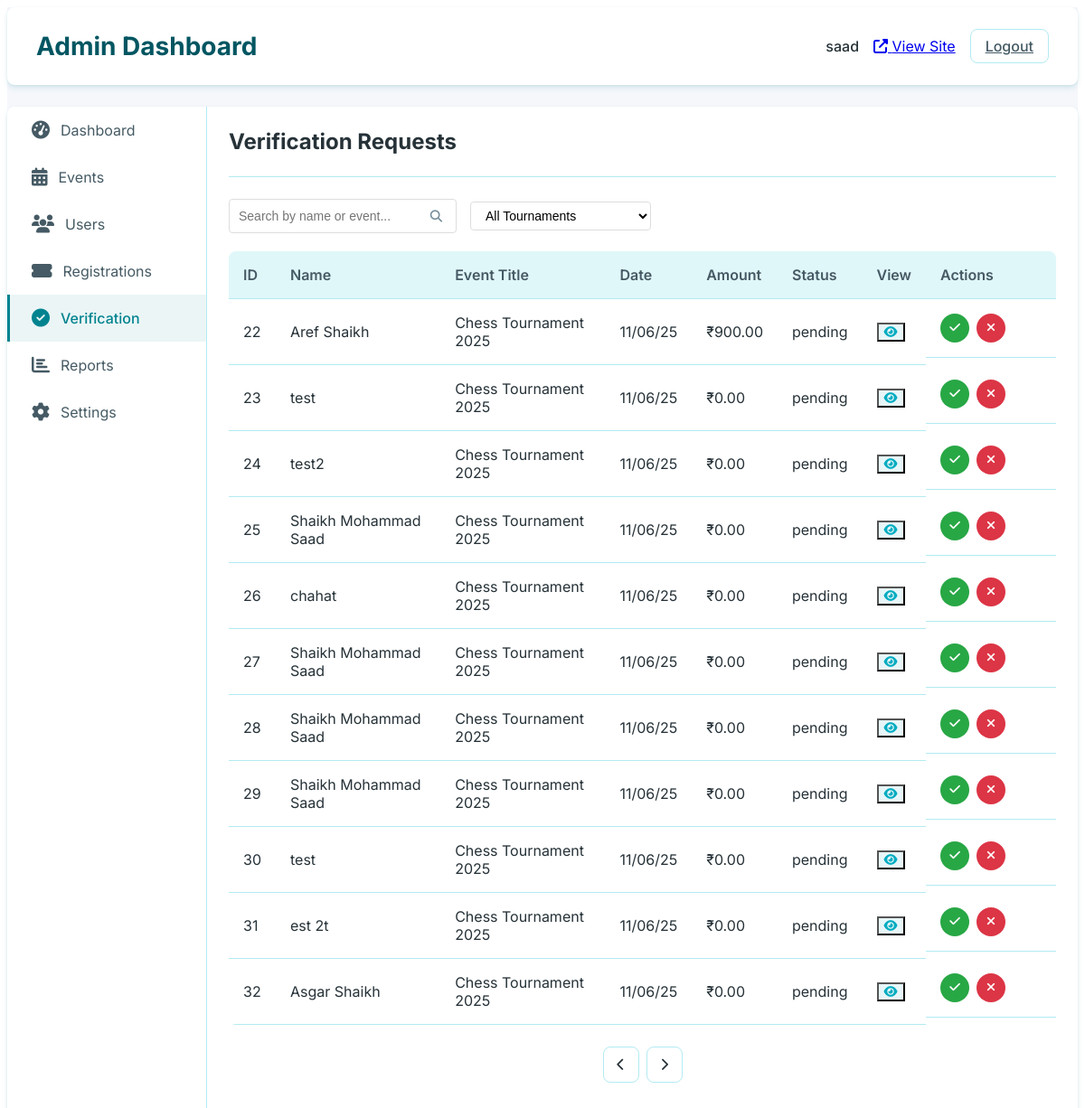
The page /superadmin/dashboard/verification/ (signed in) on the database as committed earlier.
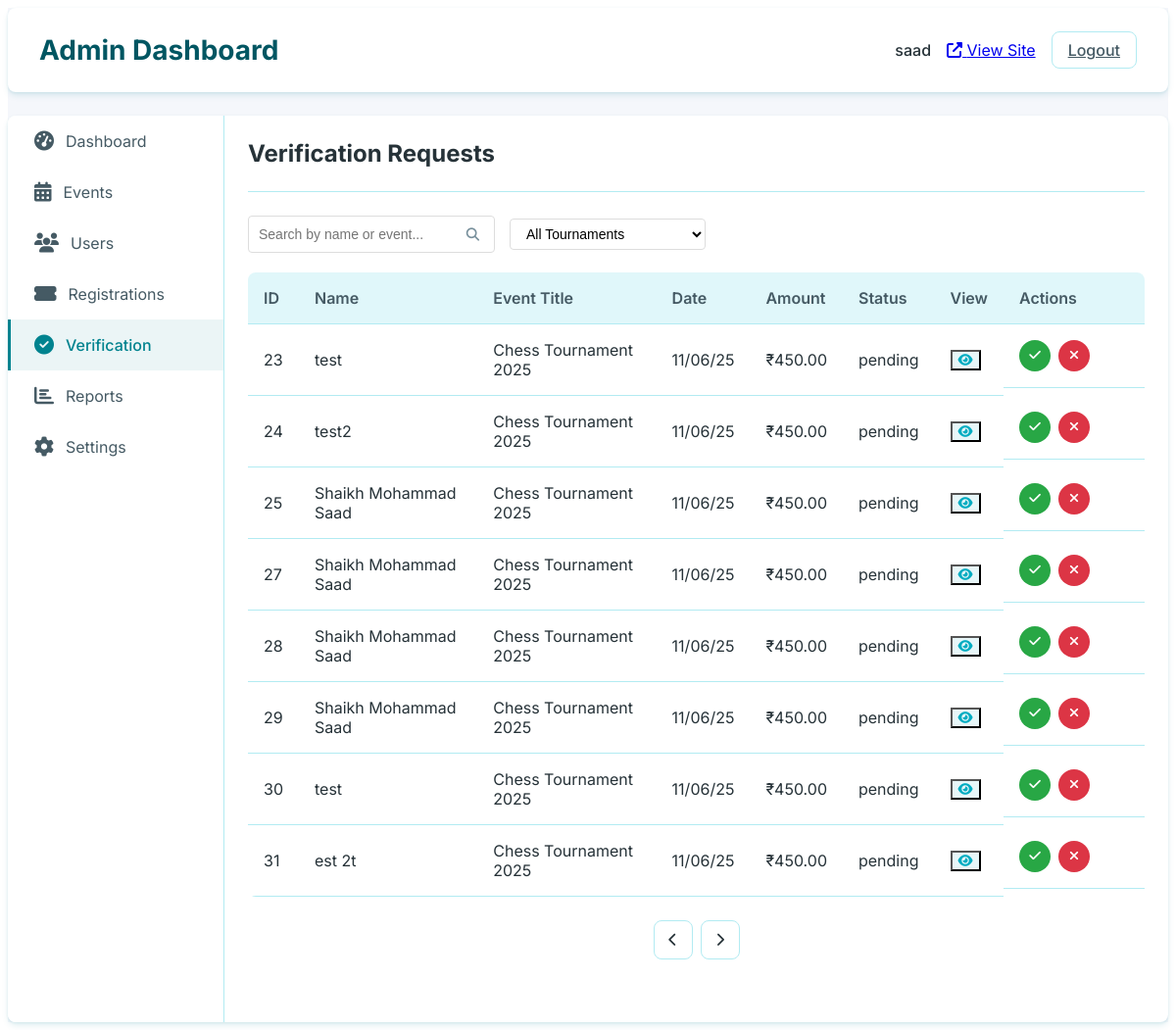
The same page on the database as committed later.
### app/models.py (models this page shows, shortened)
class Participant(models.Model):
    STATUS_CHOICES = [
        ('registered', 'Registered'),
        ('confirmed', 'Confirmed'),
        ('checked_in', 'Checked In'),
        ('eliminated', 'Eliminated'),
        ('winner', 'Winner'),
        ('disqualified', 'Disqualified'),
        ('rejected', 'Rejected')
    ]
    tournament = models.ForeignKey(Tournament, on_delete=models.CASCADE, related_name='tournament')
    registration_id = models.UUIDField(default=uuid.uuid4, editable=False, unique=True)
    full_name = models.CharField(max_length=200)
    address = models.CharField(max_length=300, null=True, blank=True)
    email = models.EmailField(blank=True, null=True, unique=False, help_text="Email address for updates and notifications")
    phone = models.CharField(max_length=20)
    wp = models.CharField(max_length=10, blank=True, help_text="WhatsApp number for updates")
    age = models.IntegerField()
    gender = models.CharField(max_length=10, choices=[('male', 'Male'), ('female', 'Female'), ('other', 'Other')])
    registration_date = models.DateTimeField(auto_now_add=True)
    status = models.CharField(max_length=20, choices=STATUS_CHOICES, default='registered')
    check_in_time = models.DateTimeField(null=True, blank=True)
    special_requirements = models.TextField(blank=True)
    notes = models.TextField(blank=True)
    transaction = models.OneToOneField(Transaction, on_delete=models.CASCADE, related_name='participant')
    optinWhatsapp = models.BooleanField(default=True)
    class Meta:
        unique_together = ['tournament', 'email']

class Tournament(models.Model):
    STATUS_CHOICES = [
        ('draft', 'Draft'),
        ('published', 'Published'),
        ('ongoing', 'Ongoing'),
        ('completed', 'Completed'),
        ('cancelled', 'Cancelled'),
    ]
    title = models.CharField(max_length=200)
    slug = models.SlugField(unique=True, blank=True)
    description = models.TextField()
    category = models.ForeignKey(Category, on_delete=models.CASCADE, related_name='tournaments')
    organizer = models.ForeignKey(User, on_delete=models.CASCADE, related_name='organized_tournaments', default=None, null=True)
    start_date = models.DateField()
    end_date = models.DateField()
    tournament_time = models.TimeField(default=timezone.datetime.strptime('10:00', '%H:%M').time())
    registration_deadline = models.DateTimeField()
    venue = models.CharField(max_length=200)
    address = models.TextField(blank=True, null=True)
    city = models.CharField(max_length=100)
    state = models.CharField(max_length=100)
    country = models.CharField(max_length=100)
    postal_code = models.CharField(max_length=20, null=True, blank=True)
    max_participants = models.PositiveIntegerField()
    min_participants = models.PositiveIntegerField(default=2)
    entry_fee = models.DecimalField(max_digits=10, decimal_places=2)
    prize_pool = models.DecimalField(max_digits=10, decimal_places=2)
    tournament_format = models.CharField(max_length=100)  # e.g., "Single Elimination", "Double Elimination", "Round Robin"
    rules = models.TextField()
    banner_image = models.ImageField(upload_to='tournament_banners/')
    additional_images = models.ManyToManyField(TournamentImage, blank=True, related_name='additional_tournaments')
    status = models.CharField(max_length=20, choices=STATUS_CHOICES, default='draft')
    is_featured = models.BooleanField(default=False)
    created_at = models.DateTimeField(auto_now_add=True)
    updated_at = models.DateTimeField(auto_now=True)
    contact_email = models.EmailField()
    contact_phone = models.CharField(max_length=20)
    whatsapp_number = models.CharField(max_length=20, blank=True)
    facebook_event = models.URLField(blank=True)
    instagram_post = models.URLField(blank=True)
    upi_id = models.ForeignKey(
        Upis,
        max_length=100,
        blank=True,
        help_text="UPI ID for payment collection",
        on_delete=models.SET_NULL,
        null=True,
        related_name='tournaments'
    )
    class Meta:
        ordering = ['-start_date']

class Transaction(models.Model):
    PAYMENT_STATUS = [
        ('pending', 'Pending'),
        ('completed', 'Completed'),
        ('failed', 'Failed'),
        ('refunded', 'Refunded'),
    ]
    amount = models.DecimalField(max_digits=10, decimal_places=2)
    payment_status = models.CharField(
        max_length=20,
        choices=PAYMENT_STATUS,
        default='pending'
    )
    payment_date = models.DateTimeField(null=True, blank=True)
    payment_reference = models.CharField(
        max_length=100,
        blank=True,
        help_text="Transaction ID or UPI reference number"
    )
    payment_screenshot = models.ImageField(
        upload_to='payment_proofs/',
        blank=True,
        help_text="Screenshot of payment confirmation"
    )
    ticket_count = models.PositiveIntegerField(default=1)
    ticket_numbers = models.CharField(
        max_length=200,
        blank=True,
        help_text="Comma-separated ticket numbers"
    )
    created_at = models.DateTimeField(auto_now_add=True)
    updated_at = models.DateTimeField(auto_now=True)
    notes = models.TextField(blank=True)
    class Meta:
        ordering = ['-created_at']
        indexes = [
            models.Index(fields=['payment_status']),
        ]

### app/View/admin/admin_verification.py (the view)
# urls.py: path('superadmin/dashboard/verification/', admin_verification, name='admin_verification'),
@login_required
def admin_verification(request):
    alltournaments = Tournament.objects.all()
    verification_requests = Participant.objects.exclude(status='confirmed').select_related('transaction')
    context = {
        'verification_requests': verification_requests,
        'active_tab': 'verification',
        'alltournaments': alltournaments,
    }
    return render(request, 'admin/verification.html', context)

### templates/admin/verification.html (shortened to what this page needs)
{% extends 'admin/base_admin.html' %}
{% load static %}
{% block content %}
<div class="admin-tab active">
    <div class="tab-header">
        <h2>Verification Requests</h2>
    </div>
    <div class="dashboard-actions">
        <div class="search-box">
            <input type="text" id="searchInput" placeholder="Search by name or event...">
            <button type="button" id="searchBtn"><i class="fas fa-search"></i></button>
        </div>
        <div class="filter-section">
            <select id="tournamentFilter" class="tournament-select">
                <option value="all">All Tournaments</option>
            </select>
        </div>
    </div>
    <div class="data-table-container">
        <table class="admin-table">
            <thead>
                <tr>
                    <th>ID</th>
                    <th>Name</th>
                    <th>Event Title</th>
                    <th>Date</th>
                    <th>Amount</th>
                    <th>Status</th>
                    <th>View</th>
                    <th>Actions</th>
                </tr>
            </thead>
            <tbody>
                {% for request in verification_requests %}
                <tr class="verification-row" data-tournament-id="{{ request.tournament.id }}" data-id="{{ request.id }}">
                    <td>{{ request.id }}</td>
                    <td>{{ request.full_name }}</td>
                    <td>{{ request.tournament.title }}</td>
                    <td>{{ request.tournament.start_date|date:'d/m/y' }}</td>
                    <td>₹{{ request.transaction.amount }}</td>
                    <td>
                        {{ request.transaction.payment_status}}
                    </td>
                    <td>
                        <button class="view-btn" title="View Payment Screenshot" onclick="showPaymentScreenshot('{{ request.id }}', '{{ request.transaction.payment_screenshot.url }}')">
                            <i class="fas fa-eye"></i>
                        </button>
                    </td>
                    <td class="action-buttons">
                        <button class="success-btn" onclick="handleAccept('{{ request.id }}')">
                            <i class="fas fa-check"></i>
                        </button>
                        <button class="danger-btn" onclick="handleReject('{{ request.id }}')">
                            <i class="fas fa-times"></i>
                        </button>
                        <button class="review-btn" onclick="handleReview('{{ request.id }}')">
                            <i class="fas fa-search"></i>
                        </button>
                    </td>
                </tr>
                {% empty %}
                <tr>
                    <td colspan="8" class="text-center">No verification requests found</td>
                </tr>
                {% endfor %}
            </tbody>
        </table>
    </div>
    <div class="pagination">
        <button class="page-btn" {% if not verification_requests.has_previous %}disabled{% endif %}><i class="fas fa-chevron-left"></i></button>
        <button class="page-btn" {% if not verification_requests.has_next %}disabled{% endif %}><i class="fas fa-chevron-right"></i></button>
    </div>
</div>
{% endblock %}

Rows that differ between the two databases and show on the page:
no longer on this page (row edited): Participant: id "22", full_name "Aref Shaikh", tournament "Chess Tournament 2025", tournament.start_date "11/06/25", transaction.amount "900.00", transaction.payment_status "pending"
no longer on this page (row edited): Participant: id "26", full_name "chahat", tournament "Chess Tournament 2025", tournament.start_date "11/06/25", transaction.amount "0.00", transaction.payment_status "pending"
no longer on this page (row edited): Participant: id "32", full_name "Asgar Shaikh", tournament "Chess Tournament 2025", tournament.start_date "11/06/25", transaction.amount "0.00", transaction.payment_status "pending"
changed through a linked row, Participant id 23: transaction.amount "0.00" → "450.00"
changed through a linked row, Participant "test2": transaction.amount "0.00" → "450.00"
changed through a linked row, Participant id 25: transaction.amount "0.00" → "450.00"
changed through a linked row, Participant id 27: transaction.amount "0.00" → "450.00"
changed through a linked row, Participant id 28: transaction.amount "0.00" → "450.00"
changed through a linked row, Participant id 29: transaction.amount "0.00" → "450.00"
changed through a linked row, Participant id 30: transaction.amount "0.00" → "450.00"
changed through a linked row, Participant "est 2t": transaction.amount "0.00" → "450.00"
